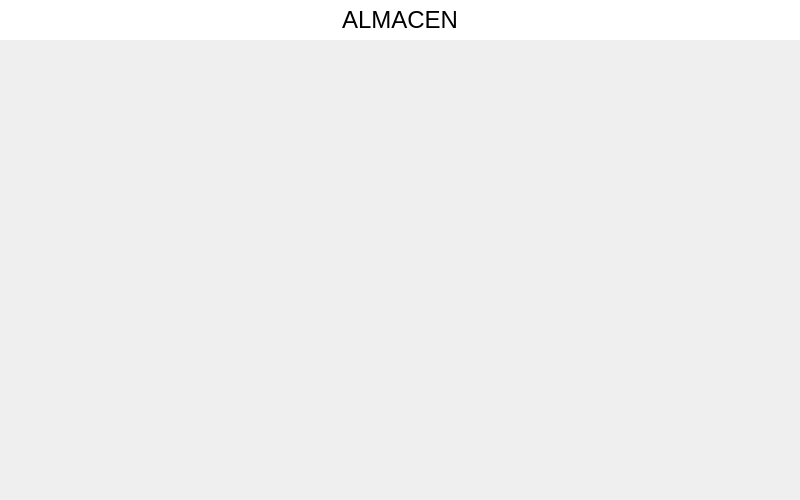
<?xml version="1.0" encoding="UTF-8"?>
<ui version="4.0">
 <class>Dialog</class>
 <widget class="QDialog" name="Dialog">
  <property name="geometry">
   <rect>
    <x>0</x>
    <y>0</y>
    <width>800</width>
    <height>500</height>
   </rect>
  </property>
  <property name="windowTitle">
   <string>Dialog</string>
  </property>
  <widget class="QLabel" name="label">
   <property name="geometry">
    <rect>
     <x>0</x>
     <y>0</y>
     <width>800</width>
     <height>40</height>
    </rect>
   </property>
   <property name="font">
    <font>
     <family>Segoe UI Symbol</family>
     <pointsize>18</pointsize>
    </font>
   </property>
   <property name="styleSheet">
    <string notr="true">background-color: rgb(255, 255, 255)</string>
   </property>
   <property name="text">
    <string>ALMACEN</string>
   </property>
   <property name="textFormat">
    <enum>Qt::PlainText</enum>
   </property>
   <property name="alignment">
    <set>Qt::AlignCenter</set>
   </property>
  </widget>
 </widget>
 <resources/>
 <connections/>
</ui>
